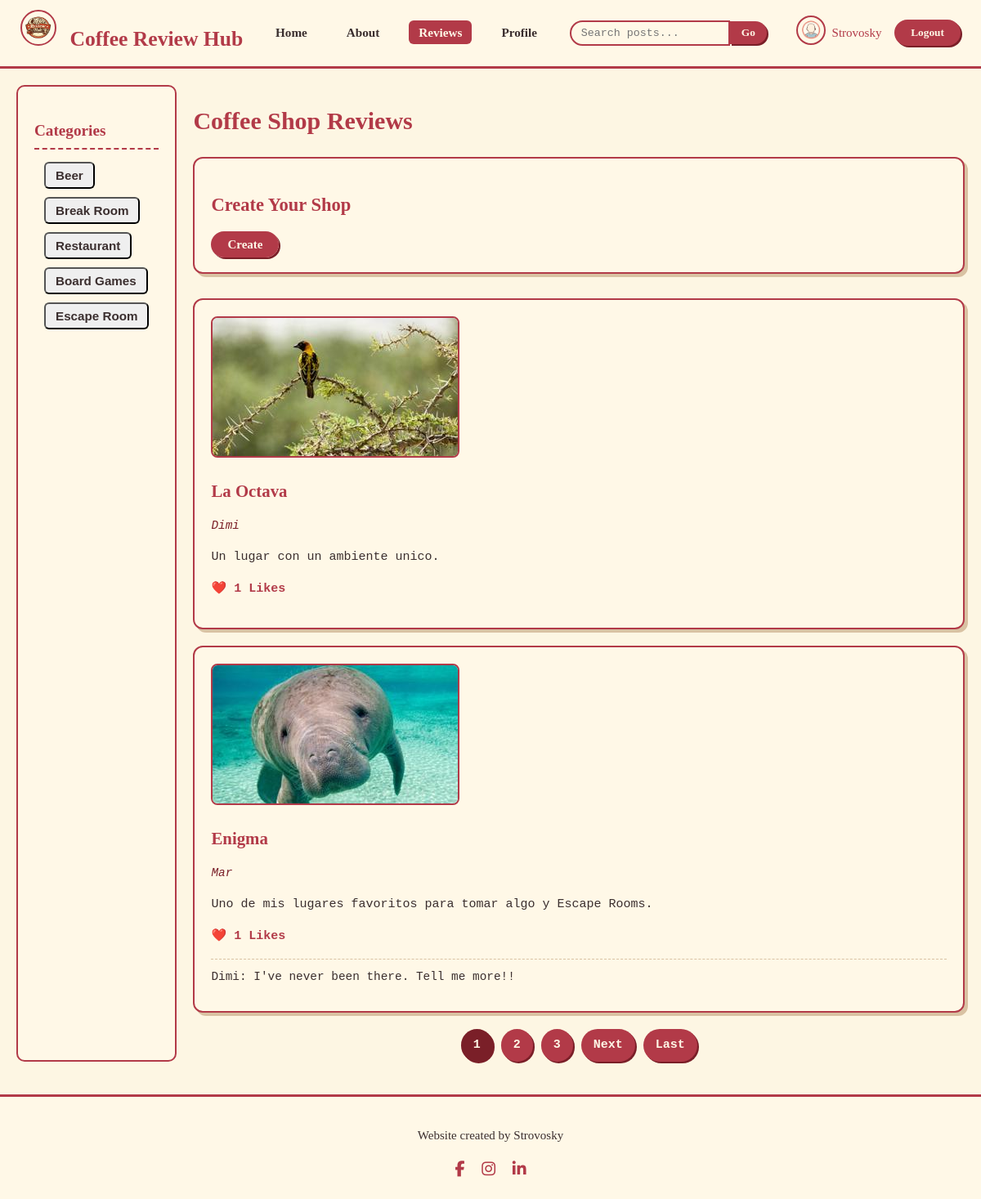
Page /places/ (signed in) on the committed database.
### users/models.py (models this page shows, shortened)
class Profile(Model):
    bio = TextField(verbose_name="Bio", blank=True, null=True, max_length=500)
    user = OneToOneField(to=User, on_delete=CASCADE, null=False, blank=False)
    image = ImageField(default="default_pic.png", upload_to="profile_pics")

### blog/models.py (models this page shows, shortened)
class Category(Model):
    name = CharField(verbose_name="Name", max_length=100)
    place = ManyToManyField(to=Place, verbose_name="Place")

class Place(Model):
    user = ForeignKey(to=User, on_delete=SET_NULL, null=True, blank=True)
    name = CharField(verbose_name="Name", max_length=100, unique=True)
    address = CharField(verbose_name="Address", max_length=150, null=True, blank=True)
    phone = IntegerField(verbose_name="Telephone", null=True, blank=True)
    description = TextField(verbose_name="Description", max_length=1000)
    image = ImageField(default="default_place.png", upload_to="place_pics")

class Like(Model):
    place = ForeignKey(to=Place, on_delete=CASCADE, null=True)
    review = ForeignKey(to=Review, on_delete=CASCADE, null=True)
    user = ForeignKey(to=User, on_delete=CASCADE)

class Review(Model):
    user = ForeignKey(to=User, on_delete=SET_NULL, null=True, blank=True)
    place = ForeignKey(to=Place, on_delete=CASCADE)
    description = TextField(verbose_name="Description", max_length=500)

### blog/views.py (the view)
class PlaceListView(LoginRequiredMixin, ListView):
    model = Place
    template_name = "blog/places.html"
    context_object_name = "places"
    ordering = ["-id"]
    paginate_by = 2
    def get_queryset(self):
        qs = super().get_queryset()
        word = self.request.GET.get("search_word")
        category = self.request.GET.get("category_opt")
        if word:
            qs = qs.filter(name__icontains=word)
        if category:
            qs = qs.filter(category__name=category)
        return qs
    def get_context_data(self, **kwargs):
        context = super().get_context_data(**kwargs)
        context["categories"] = Category.objects.all()
        return context

### blog/templates/blog/places.html (shortened to what this page needs)
{% extends 'blog/index.html' %}
{% load crispy_forms_tags %}
{% block navbar_buttons %}
  {% if user.is_authenticated %}
    <ul class="navbar-nav">
      <li><a class="nav-link" href="{% url 'blog_home' %}">Home</a></li>
      <li><a class="nav-link" href="{% url 'blog_about' %}">About</a></li>
      <li><a class="nav-link active" href="{% url 'blog_places' %}">Reviews</a></li>
      <li><a class="nav-link" href="{% url 'profile' user.id %}">Profile</a></li>
    </ul>
  {% else %}
    <ul class="navbar-nav">
      <li><a class="nav-link active" href="{% url 'blog_about' %}">About</a></li>
    </ul>
  {% endif %}
{% endblock navbar_buttons %}
{% block latest_posts %}
  <main class="posts">
    <h1 style="color:#b23a48; font-family:'Georgia',serif;">Coffee Shop Reviews</h1>
    <section style="margin-bottom:30px; background:#fff8e7; padding:20px; border:2px solid #b23a48; border-radius:12px; box-shadow:4px 4px 0px #d9c2a3;">
      <h2 style="color:#b23a48; font-family:'Georgia',serif;">Create Your Shop</h2>
        <a href="{% url 'blog_create_place' %}" class="btn-primary">Create</button></a>
    </section>
    {% for place in places %}
      <div class="post">
        <a href="{% url 'detail' place.id %}">
          <img src="{{place.image.url}}" alt="Coffee Shop">
        </a>
        <a href="{% url 'detail' place.id %}">
          <h2>{{place.name}}</h2>
        </a>
        <a href="{% url 'profile' place.user.id %}"><p class="author">{{place.user.username|title}}</p></a>
        <p>{{place.description}}</p>
        <p class="likes"><a href="{% url 'blog_create_like_place' place.id %}">❤️</a> {{place.like_set.all | length}} Likes</p>
        {% for review in place.review_set.all %}
        <div class="comments">
          <div class="comment">{{review.user.username|title}}: {{review.description}}!</div>
        </div>
        {% endfor %}
      </div>
    {% endfor %}
    {% if is_paginated %}
      <div class="pagination">
        {% if request.GET.search_word %}
          {% if page_obj.has_previous %}
            <a href="?search_word={{request.GET.search_word}}&page=1" class="btn-page">First</a>
            <a href="?search_word={{request.GET.search_word}}&page={{page_obj.previous_page_number}}"class="btn-page">Previous</a>
          {% endif %}
          {% for num in page_obj.paginator.page_range %}
            {% if num == page_obj.number %}
              <span class="btn-page active">{{ num }}</span>
            {% elif num > page_obj.number|add:"-3" and num < page_obj.number|add:3 %}
              <a href="?search_word={{request.GET.search_word}}&page={{num}}" class="btn-page">{{num}}</a>
            {% endif %}
          {% endfor %}
          {% if page_obj.has_next %}
            <a href="?search_word={{request.GET.search_word}}&page={{page_obj.next_page_number}}" class="btn-page">Next</a>
            <a href="?search_word={{request.GET.search_word}}&page={{page_obj.paginator.num_pages}}" class="btn-page">Last</a>
          {% endif %}
        {% else %}
          {% for num in page_obj.paginator.page_range %}
            {% if num == page_obj.number %}
              <span class="btn-page active">{{ num }}</span>
            {% elif num > page_obj.number|add:"-3" and num < page_obj.number|add:3 %}
              <a href="?page={{num}}" class="btn-page">{{num}}</a>
            {% endif %}
          {% endfor %}
          {% if page_obj.has_next %}
            <a href="?page={{page_obj.next_page_number}}" class="btn-page">Next</a>
            <a href="?page={{page_obj.paginator.num_pages}}" class="btn-page">Last</a>
          {% endif %}
        {% endif %}
      </div>
    {% endif %}
  </main>
{% endblock latest_posts %}

### blog/templates/blog/index.html (shortened to what this page needs)
{% load static %}
{% load crispy_forms_tags %}
<!DOCTYPE html>
<html lang="en">
<head>
  <link rel="stylesheet" href="{% static 'blog/style.css' %}">
  <link rel="stylesheet" href="https://cdnjs.cloudflare.com/ajax/libs/font-awesome/6.5.0/css/all.min.css">
</head>
<body>
  <nav class="navbar">
    <div class="navbar-brand">
      <a class="nav-link active" href="{% url 'blog_home' %}">
        <img src="{% static 'blog/img/coffee_logo.png' %}" alt="Logo">
      Coffee Review Hub
      </a>
    </div>
    {% block navbar_buttons %}{% endblock navbar_buttons %}
    {% block search_bar %}
        {% if user.is_authenticated %}
           <form method="get" action="{% url 'blog_places' %}">
            <div class="search-bar">
              <input name="search_word" type="text" placeholder="Search posts...">
              <button type="submit" class="btn-primary" name="search_btn" value="pressed">Go</button>
            </div>
           </form>
        {% endif %}
    {% endblock search_bar %}
    {% block current_user %}
      {% if user.is_authenticated %}
        <div class="nav-user">
          <a href="{% url 'profile' user.id %}"><img src="{{user.profile.image.url}}" class="img-fluid" alt="User"></a>
          <a href="{% url 'profile' user.id %}"><span>{{user.username|title}}</span></a>
        </div>
      {% endif %}
    {% endblock current_user %}
    {% block sign_buttons %}
      {% if user.is_authenticated %}
        <form method="post" action="{% url 'logout' %}">
          <button type="submit" class="btn-primary">Logout</button>
        </form>
      {% else %}
          <a href="{% url 'signin' %}"><button class="btn-primary">Login</button></a>
          <a href="{% url 'register' %}"><button class="btn-primary">Signup</button></a>
      {% endif %}
    {% endblock sign_buttons %}
  </nav>
  <div class="main-layout">
    {% block category_bar %}
      {% if user.is_authenticated %}
        <aside class="sidebar">
          <h3>Categories</h3>
          <form type="get" action="{% url 'blog_places' %}">
            {% for category in categories %}
              <ul class="navbar-nav">
                <li><input name="category_opt" type="submit" class="nav-link" value="{{category.name|title}}"></li>
              </ul>
            {% endfor %}
          </form>
        </aside>
      {% endif %}
    {% endblock category_bar %}
    {% block latest_posts %}{% endblock latest_posts %}
  </div>
  <footer class="footer">
    <p>Website created by Strovosky</p>
    <div class="social-icons">
      <a href="https://www.facebook.com/strovosky/" target="_blank" rel="noopener noreferrer">
        <i class="fab fa-facebook-f"></i>
      </a>
      <a href="https://www.instagram.com/strovosky?igsh=amlnbm41Z3ltdHJ4" target="_blank" rel="noopener noreferrer">
        <i class="fab fa-instagram"></i>
      </a>
      <a href="https://www.linkedin.com/in/strovosky/" target="_blank" rel="noopener noreferrer">
        <i class="fab fa-linkedin-in"></i>
      </a>
    </div>
  </footer>
</body>
</html>

### blog/static/blog/style.css (style rules this page uses)
body { font-family: 'Courier New', 'Lucida Console', monospace; font-size: 15px; background-color: #fdf6e3; color: #3b2f2f; margin: 0; line-height: 1.6; }
a { text-decoration: none; color: #b23a48; transition: all 0.3s ease; }
.navbar { background: #fff8e7; border-bottom: 3px solid #b23a48; padding: 12px 25px; display: flex; align-items: center; justify-content: space-between; font-family: 'Georgia', serif; }
.navbar-brand { font-size: 1.6rem; font-weight: bold; color: #b23a48; display: flex; align-items: center; }
.navbar-brand img { height: 40px; margin-right: 10px; border-radius: 50%; border: 2px solid #b23a48; }
.navbar-nav { display: flex; align-items: center; list-style: none; margin: 0; padding: 0; }
.navbar-nav li { margin: 0 12px; }
.navbar-nav .nav-link { padding: 6px 12px; font-size: 0.95rem; font-weight: 600; color: #3b2f2f; border-radius: 6px; }
.navbar-nav .nav-link.active, .navbar-nav .nav-link:hover { background: #b23a48; color: #fff8e7; }
.btn-primary { background-color: #b23a48; border: none; border-radius: 20px; color: #fff8e7; font-weight: bold; padding: 8px 20px; cursor: pointer; font-family: 'Georgia', serif; box-shadow: 2px 2px 0px #7a1f28; }
.nav-user { display: flex; align-items: center; margin-left: 20px; }
.nav-user img { height: 32px; width: 32px; border-radius: 50%; margin-right: 8px; border: 2px solid #b23a48; }
.search-bar { display: flex; align-items: center; }
.search-bar input { border: 2px solid #b23a48; border-radius: 20px 0 0 20px; padding: 6px 12px; background-color: #fff8e7; font-family: 'Courier New', monospace; }
.search-bar button { border-radius: 0 20px 20px 0; padding: 6px 14px; }
.sidebar { background: #fff8e7; padding: 20px; border: 2px solid #b23a48; border-radius: 10px; font-family: 'Georgia', serif; }
.sidebar h3 { margin-bottom: 15px; font-size: 1.2rem; color: #b23a48; border-bottom: 2px dashed #b23a48; padding-bottom: 5px; }
.sidebar ul { list-style: none; padding: 0; }
.sidebar ul li { margin-bottom: 10px; }
.post { background: #fff8e7; margin-bottom: 20px; padding: 20px; border-radius: 12px; border: 2px solid #b23a48; box-shadow: 4px 4px 0px #d9c2a3; }
.post img { max-width: 100%; border-radius: 8px; margin-bottom: 15px; border: 2px solid #b23a48; }
.post h2 { margin: 0 0 10px; font-size: 1.3rem; color: #b23a48; font-family: 'Georgia', serif; }
.post .author { font-size: 0.9rem; color: #7a1f28; font-style: italic; }
.post .likes { color: #b23a48; font-weight: bold; }
.post .comments { margin-top: 15px; }
.comment { border-top: 1px dashed #d9c2a3; padding: 10px 0; font-size: 0.9rem; font-family: 'Courier New', monospace; }
.pagination { display: flex; justify-content: center; margin-top: 20px; }
.pagination .btn-page { margin: 0 5px; padding: 8px 15px; border: none; border-radius: 20px; background: #b23a48; color: #fff8e7; cursor: pointer; font-weight: bold; text-decoration: none; box-shadow: 2px 2px 0px #7a1f28; }
.pagination .btn-page.active { background: #7a1f28; cursor: default; }
.main-layout { display: flex; margin: 20px; gap: 20px; }
.posts { flex: 1; }
.footer { background: #fff8e7; border-top: 3px solid #b23a48; text-align: center; padding: 20px; margin-top: 40px; font-family: 'Georgia', serif; color: #3b2f2f; }
.footer .social-icons { margin-top: 10px; }
.footer .social-icons a { color: #b23a48; margin: 0 8px; font-size: 1.2rem; transition: color 0.3s ease; }

### rows in the picture
Category: category_opt "Beer"
Category: category_opt "Break Room"
Category: category_opt "Restaurant"
Category: category_opt "Board Games"
Category: category_opt "Escape Room"
Place: image (picture), name "La Octava", user.username "Dimi", description "Un lugar con un ambiente unico.", like_set.all|length "1"
Place: image (picture), name "Enigma", user.username "Mar", description "Uno de mis lugares favoritos para tomar algo y Escape Rooms.", like_set.all|length "1"
Review: user.username "Dimi", description "I've never been there. Tell me more!"

### other values in the picture
{{ user.username|title }} "Strovosky"
{{ num }} "1"
{{ num }} "2" "3"
